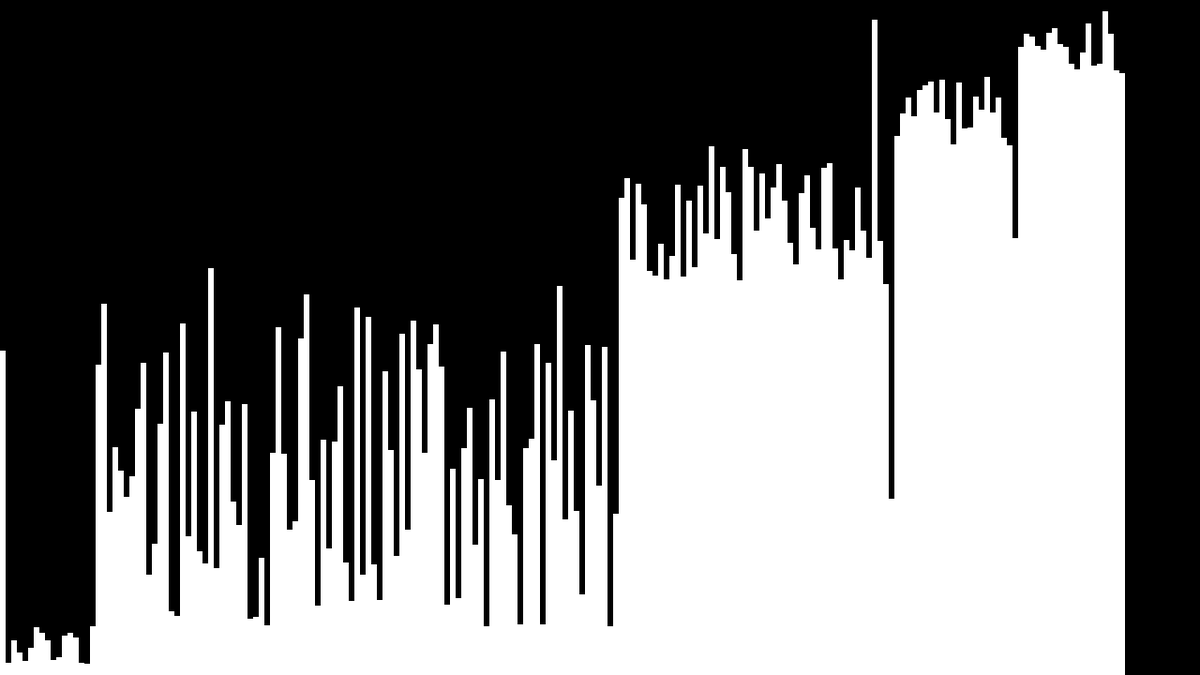
Frame 1 (no input)
Frame 60 (the mouse pressed at the canvas centre just before this capture): identical to frame 1, image omitted
Frame 120 (the mouse held since frame 60 and released just before this capture): identical to frame 1, image omitted

The Processing sketch that drew this single still picture (run headless with seeded random() and noise(); from frame 60 on, the mouse is pressed at the canvas centre):

// Processing sketch: QSortImprove
// ── QSortImprove.pde
public static int[] values = new int[200];
public static int[] states = new int[200];
int w;

void setup() {
  size(1280, 720);
  w = width / 200;
  for (int i = 0; i < values.length; ++i) {
    values[i] = (int)random(2, height);
    states[i] = -1;
  }
  QSort(values, 0, values.length - 1);
}

void QSort(int[] numbers, int left, int right) {
  if (left >= right) return;
  int index = partition(numbers, left, right);
  states[index] = -1;
  QSort(numbers, left, index - 1);
  QSort(numbers, index + 1, right);
}

int partition(int[] numbers, int left, int right) {
  for (int i = left; i < right; ++i) {
    states[i] = 1;
  }
  int pivotValue = numbers[right];
  int pivotIndex = left;
  states[pivotIndex] = 0;
  for (int i = left; i < right; ++i) {
    if (numbers[i] < pivotValue) {
      swap(numbers, i, pivotIndex);
      states[pivotIndex] = -1;
      pivotIndex++;
      states[pivotIndex] = 0;
    }
  }
  swap(numbers, pivotIndex, left);
  for (int i = left; i < right; ++i) {
    if (i != pivotIndex) {
      states[i] = -1;
    }
  }
  return pivotIndex;
}

void swap(int[] numbers, int a, int b) {
  int tmp = numbers[a];
  numbers[a] = numbers[b];
  numbers[b] = tmp;
}

void draw() {
  background(0);
  for (int i = 0; i < values.length; ++i) {
    noStroke();
    if (states[i] == 0) {
      fill(#E0777D);
    } else if (states[i] == 1) {
      fill(#D6FFB7);
    } else {
      fill(255);
    }
    rect(i * w, height - values[i], w, values[i]);
  }
}
